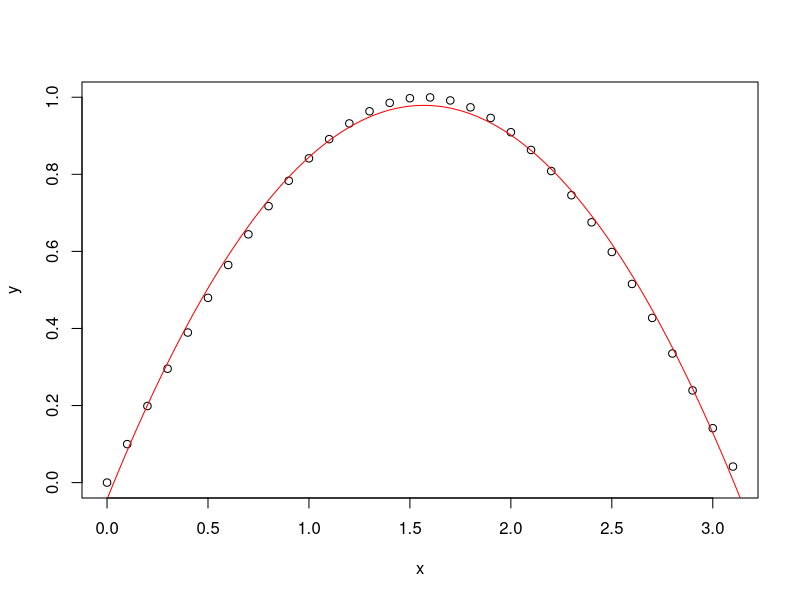

Write R code to recreate this figure.
# Least Squares Method
# - k zápočtu pochopit

# https://user.mendelu.cz/marik/prez/mnc-cz.pdf
# http://www.dusanpolansky.cz/stripky/ctverce.html

# Pro přímku:
# snažíme se stanovit koeficienty a, b tak, aby přímka y = ax + b ležela co nejblíže bodům z měření

# Funkce, kterou aproximuju má tvar a0+a1*x+a2x*x^2, proto jeho bází je 1 x x^2
# phi = fí = báze
phi <- function(x) {
  return (c(1, x, x*x))
}
coef <- function(x, y, phi) {
  M <- sapply(x, phi)
  A <- M %*% t(M) 
  b <- c(M %*% y)
  return(solve(A,b))
}

x <- seq(0, pi, 0.1)
y <- sin(x)
plot(x, y)

a <- coef(x, y, phi)

# x sampled = x vzorkovaná
xs <- seq(0, pi, 0.0001)
lines(xs, a %*% sapply(xs, phi), col = 'red')